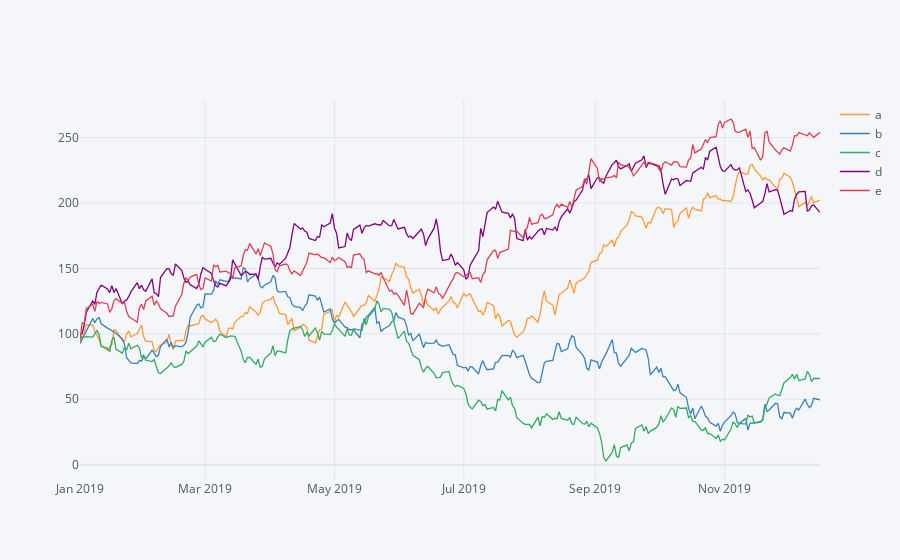

Notebook cell for this chart:
### Code cell
# Cufflinks adds a new method to the DataFrame class: df.iplot(). This method uses plotly in the backend to create 
# interactive plots.

plyo.iplot(               # This makes use of the offline (notebook mode) capabilities of plotly
df.iplot(asFigure=True),  # The df.iplot() method is called with parameter asFigure=True to allow for local plotting and embedding.
image='png',              # The image option provides in addition a static bitmap version of the plot. 
filename='ply_01'         # The filename for the bitmap to be saved is specified (the file type extension is added automatically)
)

### Figure 1 — Plotly figure (JSON) as saved in the notebook; plotly's stock layout.template omitted (floating-point values rounded to 4 significant figures; data arrays with more than 128 entries replaced by an {"elided": "..."} marker saying what was removed)
{"data": [{"line": {"color": "rgba(255, 153, 51, 1.0)", "dash": "solid", "shape": "linear", "width": 1.3}, "mode": "lines", "name": "a", "text": "", "type": "scatter", "x": {"elided": "250 str values"}, "y": {"elided": "250 float values"}}, {"line": {"color": "rgba(55, 128, 191, 1.0)", "dash": "solid", "shape": "linear", "width": 1.3}, "mode": "lines", "name": "b", "text": "", "type": "scatter", "x": {"elided": "250 str values"}, "y": {"elided": "250 float values"}}, {"line": {"color": "rgba(50, 171, 96, 1.0)", "dash": "solid", "shape": "linear", "width": 1.3}, "mode": "lines", "name": "c", "text": "", "type": "scatter", "x": {"elided": "250 str values"}, "y": {"elided": "250 float values"}}, {"line": {"color": "rgba(128, 0, 128, 1.0)", "dash": "solid", "shape": "linear", "width": 1.3}, "mode": "lines", "name": "d", "text": "", "type": "scatter", "x": {"elided": "250 str values"}, "y": {"elided": "250 float values"}}, {"line": {"color": "rgba(219, 64, 82, 1.0)", "dash": "solid", "shape": "linear", "width": 1.3}, "mode": "lines", "name": "e", "text": "", "type": "scatter", "x": {"elided": "250 str values"}, "y": {"elided": "250 float values"}}], "layout": {"autosize": true, "legend": {"bgcolor": "#F5F6F9", "font": {"color": "#4D5663"}}, "paper_bgcolor": "#F5F6F9", "plot_bgcolor": "#F5F6F9", "title": {"font": {"color": "#4D5663"}}, "xaxis": {"autorange": true, "gridcolor": "#E1E5ED", "range": ["2019-01-01", "2019-12-16"], "showgrid": true, "tickfont": {"color": "#4D5663"}, "title": {"font": {"color": "#4D5663"}, "text": ""}, "type": "date", "zerolinecolor": "#E1E5ED"}, "yaxis": {"autorange": true, "gridcolor": "#E1E5ED", "range": [-11.69, 278.7], "showgrid": true, "tickfont": {"color": "#4D5663"}, "title": {"font": {"color": "#4D5663"}, "text": ""}, "type": "linear", "zerolinecolor": "#E1E5ED"}}}
